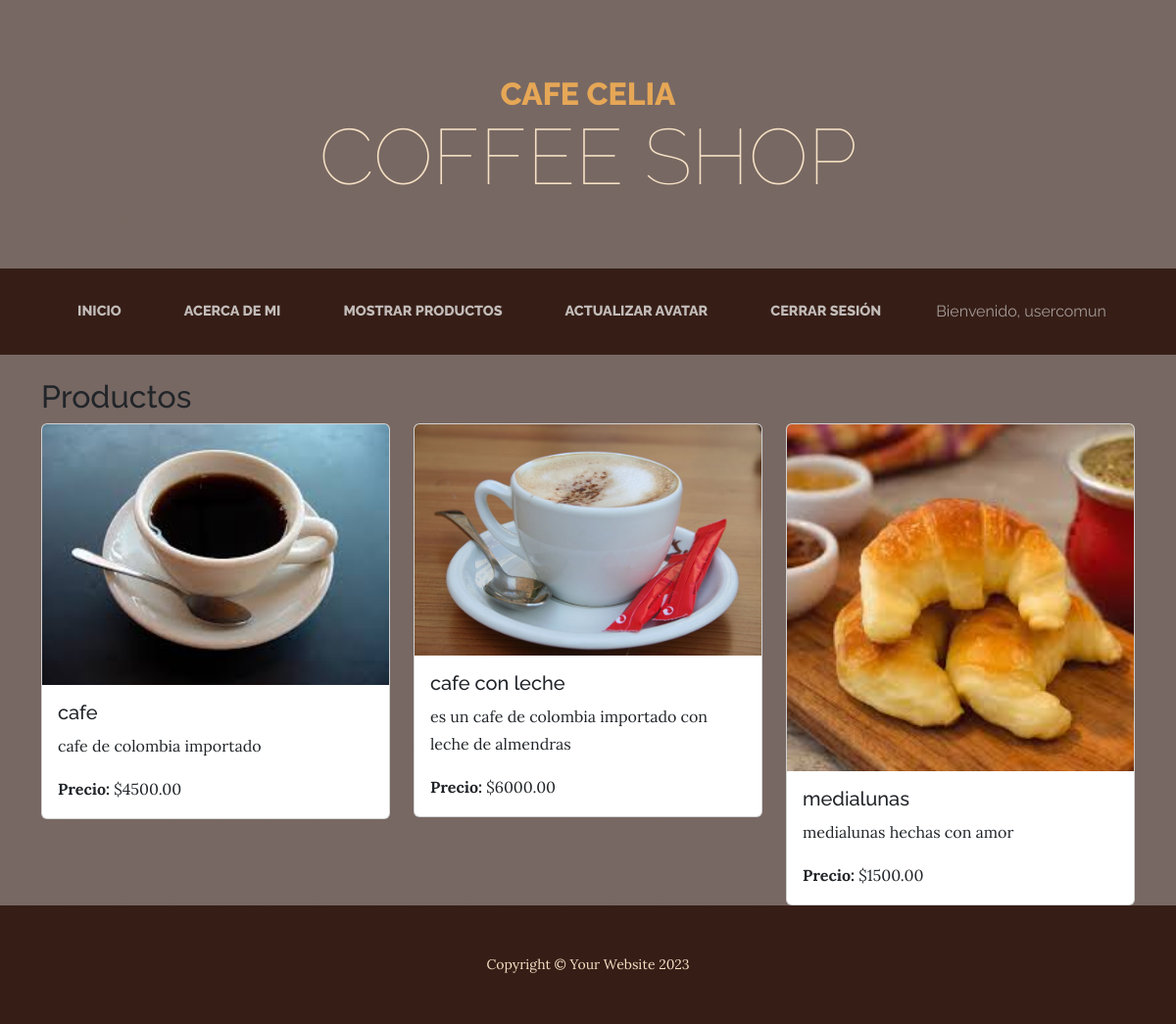
/productos/ (signed in), run on the app's committed database.
### app/models.py (models this page shows, shortened)
class Producto(models.Model):
    nombre = models.CharField(max_length=100)
    descripcion = models.TextField()
    precio = models.DecimalField(max_digits=10, decimal_places=2)
    imagen = models.ImageField(upload_to='productos/')

### app/views.py (the view)
# urls.py: path('productos/', views.mostrar_productos, name='mostrar_producto'),
@login_required
def mostrar_productos(request):
    productos = Producto.objects.all()
    return render(request, 'app/mostrar_producto.html', {'productos': productos})

### app/templates/app/mostrar_producto.html (shortened to what this page needs)
{% extends "app/base.html" %}
{% block main %}
    <h2>Productos</h2>
    <div class="row">
        {% for producto in productos %}
            <div class="col-md-4">
                <div class="card">
                    <img src="{{ producto.imagen.url }}" class="card-img-top" alt="{{ producto.nombre }}">
                    <div class="card-body">
                        <h5 class="card-title">{{ producto.nombre }}</h5>
                        <p class="card-text">{{ producto.descripcion }}</p>
                        <p class="card-text"><strong>Precio:</strong> ${{ producto.precio }}</p>
                    </div>
                </div>
            </div>
        {% empty %}
            <p>No hay productos disponibles.</p>
        {% endfor %}
    </div>
{% endblock %}

### app/templates/app/base.html (shortened to what this page needs)
<!DOCTYPE html>
{% load static %}
<html lang="en">
    <head>
        <link href="{% static 'app/css/styles.css' %}" rel="stylesheet" />
    </head>
    <body>
        <header>
            <h1 class="site-heading text-center text-faded d-none d-lg-block">
                <span class="site-heading-upper text-primary mb-3">Cafe Celia</span>
                <span class="site-heading-lower">Coffee shop</span>
            </h1>
        </header>
        <nav class="navbar navbar-expand-lg navbar-dark py-lg-4" id="mainNav">
            <div class="container">
                <div class="collapse navbar-collapse" id="navbarSupportedContent">
                    <ul class="navbar-nav mx-auto">
                        <li class="nav-item px-lg-4"><a class="nav-link text-uppercase" href="{% url 'inicio' %}">inicio</a></li>
                        <li class="nav-item px-lg-4"><a class="nav-link text-uppercase" href="{% url 'acerca' %}">Acerca de mi</a></li>
                        <li class="nav-item px-lg-4"><a class="nav-link text-uppercase" href="{% url 'productos' %}">Mostrar Productos</a></li>
                        {% if user.is_authenticated %}
                    <li class="nav-item px-lg-4"><a class="nav-link text-uppercase" href="{% url 'actualizar_avatar' %}">Actualizar Avatar</a></li>
                    <li class="nav-item px-lg-4"><a class="nav-link text-uppercase" href="{% url 'logout' %}">Cerrar sesión</a></li>
                    <li class="nav-item px-lg-4 nav-link">Bienvenido, {{ user.username }}</li>
                {% else %}
                    <li class="nav-item px-lg-4"><a class="nav-link text-uppercase" href="{% url 'login' %}">Iniciar sesión</a></li>
                    <li class="nav-item px-lg-4"><a class="nav-link text-uppercase" href="{% url 'register' %}">Registrarse</a></li>
                {% endif %}
                    </ul>
                </div>
            </div>
        </nav>
        <div class="container mt-4">
            {% block main %}
            {% endblock %}
        </div>
        <footer class="footer text-faded text-center py-5">
            <div class="container"><p class="m-0 small">Copyright &copy; Your Website 2023</p></div>
        </footer>
    </body>
</html>

### data on the page
Producto: imagen (picture), nombre "cafe", descripcion "cafe de colombia importado", precio "4500.00"
Producto: imagen (picture), nombre "cafe con leche", descripcion "es un cafe de colombia importado con leche de almendras", precio "6000.00"
Producto: imagen (picture), nombre "medialunas", descripcion "medialunas hechas con amor", precio "1500.00"

### other printed values
{{ user.username }} "usercomun"
